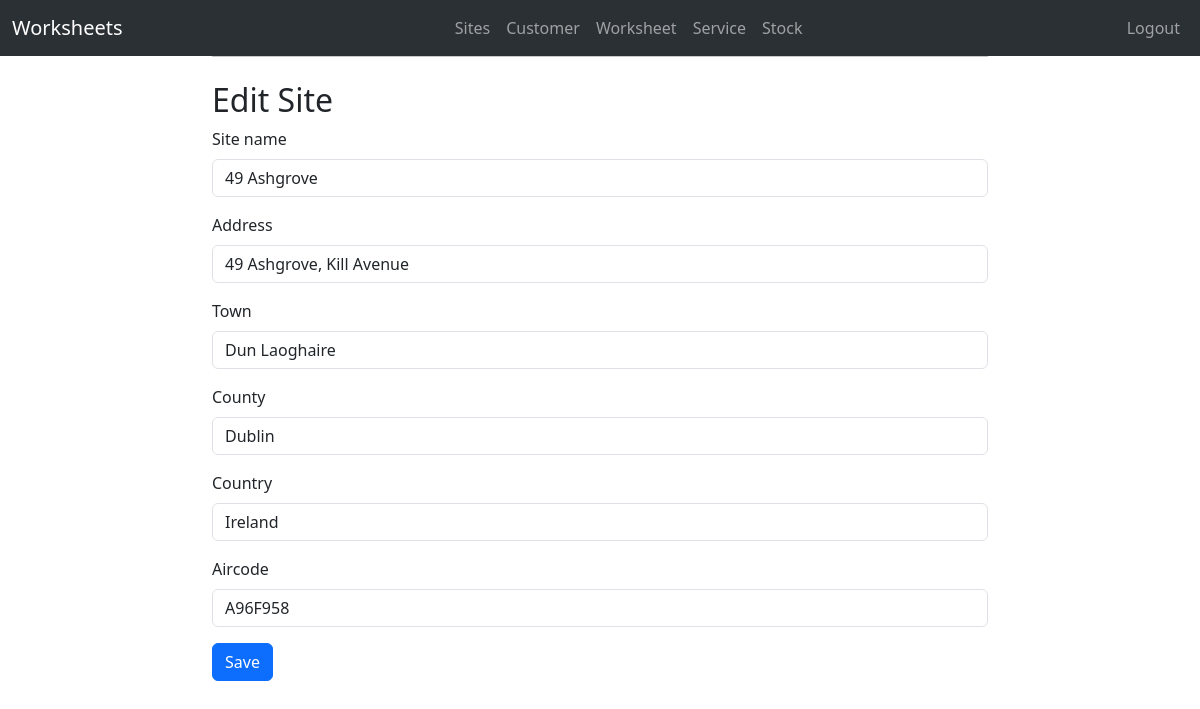
/sites/edit_site/1 (signed in), run on the app's committed database.
### workforms/models.py (models this page shows, shortened)
class Site(models.Model):
    site_name = models.CharField(max_length=40)
    address = models.CharField(max_length=40, blank=True)
    town = models.CharField(max_length=40, blank=True)
    county = models.CharField(max_length=40, blank=True)
    country = models.CharField(max_length=40, blank=True)
    aircode = models.CharField(max_length=40, blank=True)

### workforms/views.py (the view)
# urls.py: path('sites/edit_site/<id>', views.edit_site, name="edit_site"),
@login_required
def edit_site(request, id):
    site = Site.objects.get(id=id)
    if request.method == 'POST':
        form = SiteForm(request.POST, instance=site)
        if form.is_valid():
            form.save()
            return redirect('/sites', site.id)
    else:
        form = SiteForm(instance=site)
    return render(request, 'edit_site.html', {'form': form})

### workforms/forms.py
class SiteForm(forms.ModelForm):
    class Meta :
        model = Site
        fields = ["site_name","address","town","county","country","aircode"]

### workforms/templates/edit_site.html (shortened to what this page needs)
{% extends 'base.html' %}
{% block content %}
<h2>Edit Site</h2>
  {% load django_bootstrap5 %}
    <form method="post">
        {% bootstrap_form form %}
        {% bootstrap_button button_type="submit" content="Save" %}
    </form>
{% endblock %}

### data on the page
Site: site_name "49 Ashgrove", address "49 Ashgrove, Kill Avenue", town "Dun Laoghaire", county "Dublin", country "Ireland", aircode "A96F958"
